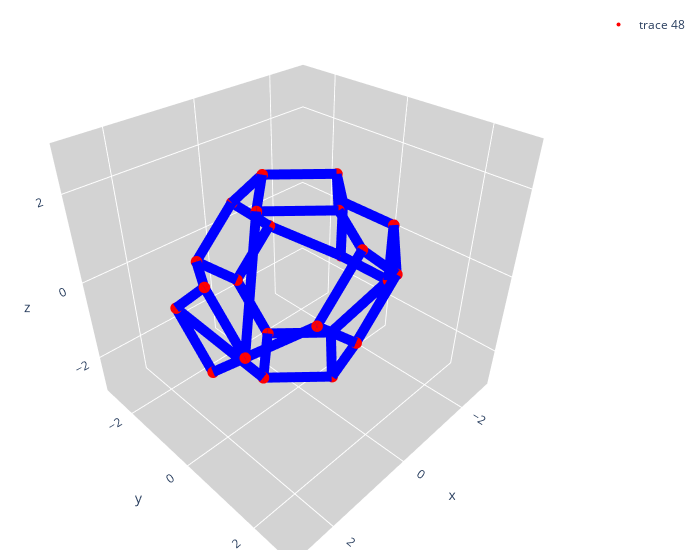

This figure's notebook cell:
### Code cell
kc_m = KelvinCell(vertices, hex_faces)

deformation_matrix = np.array([
    [0, 1, 0, 90],  # Rotate +x by 90 degrees
    [1, 1, 0.2, 0],  # Extend +x by 0.2 units
    [0, -1, 0, 45],  # Rotate -x by 45 degrees
    [2, 2, 1, 30]  # Shift +y by 1 unit along 30 degrees
])

kc_m.deform.matrix(deformation_matrix)

kc_m.vertices = kc_m.deform.vertices

kc_m.visualize()

# this matrix, imposed a very important idea, that if we want the connectivity of two KC
# then we must full fill one requrirement, which is
# after connect two KC togther, we shall add their deformation matrix, is the first element of the
# row is zero (means we are looking at the connected rectangular), then the rest of the elements in the row must be zero
# this means the miror KC

### Figure 1 — Plotly figure (JSON) as saved in the notebook; plotly's stock layout.template omitted (floating-point values rounded to 4 significant figures)
{"data": [{"line": {"color": "blue", "width": 20}, "mode": "lines", "showlegend": false, "type": "scatter3d", "x": [1, 2.2], "y": [0, 1], "z": [2, 6.123e-17]}, {"line": {"color": "blue", "width": 20}, "mode": "lines", "showlegend": false, "type": "scatter3d", "x": [2.2, 2.2], "y": [1, 6.123e-17], "z": [6.123e-17, -1]}, {"line": {"color": "blue", "width": 20}, "mode": "lines", "showlegend": false, "type": "scatter3d", "x": [2.2, 1.5], "y": [6.123e-17, 2], "z": [-1, 0.866]}, {"line": {"color": "blue", "width": 20}, "mode": "lines", "showlegend": false, "type": "scatter3d", "x": [1.5, 0.5], "y": [2, 2], "z": [0.866, 1.866]}, {"line": {"color": "blue", "width": 20}, "mode": "lines", "showlegend": false, "type": "scatter3d", "x": [0.5, 0], "y": [2, 1], "z": [1.866, 2]}, {"line": {"color": "blue", "width": 20}, "mode": "lines", "showlegend": false, "type": "scatter3d", "x": [0, 1], "y": [1, 0], "z": [2, 2]}, {"line": {"color": "blue", "width": 20}, "mode": "lines", "showlegend": false, "type": "scatter3d", "x": [-2, -1], "y": [-0.7071, 0], "z": [0.7071, 2]}, {"line": {"color": "blue", "width": 20}, "mode": "lines", "showlegend": false, "type": "scatter3d", "x": [-1, 0], "y": [0, 1], "z": [2, 2]}, {"line": {"color": "blue", "width": 20}, "mode": "lines", "showlegend": false, "type": "scatter3d", "x": [0, 0.5], "y": [1, 2], "z": [2, 1.866]}, {"line": {"color": "blue", "width": 20}, "mode": "lines", "showlegend": false, "type": "scatter3d", "x": [0.5, -0.5], "y": [2, 2], "z": [1.866, 0.866]}, {"line": {"color": "blue", "width": 20}, "mode": "lines", "showlegend": false, "type": "scatter3d", "x": [-0.5, -2], "y": [2, 0.7071], "z": [0.866, 0.7071]}, {"line": {"color": "blue", "width": 20}, "mode": "lines", "showlegend": false, "type": "scatter3d", "x": [-2, -2], "y": [0.7071, -0.7071], "z": [0.7071, 0.7071]}, {"line": {"color": "blue", "width": 20}, "mode": "lines", "showlegend": false, "type": "scatter3d", "x": [-1, 0], "y": [-2, -2], "z": [0, 1]}, {"line": {"color": "blue", "width": 20}, "mode": "lines", "showlegend": false, "type": "scatter3d", "x": [0, 0], "y": [-2, -1], "z": [1, 2]}, {"line": {"color": "blue", "width": 20}, "mode": "lines", "showlegend": false, "type": "scatter3d", "x": [0, -1], "y": [-1, 0], "z": [2, 2]}, {"line": {"color": "blue", "width": 20}, "mode": "lines", "showlegend": false, "type": "scatter3d", "x": [-1, -2], "y": [0, -0.7071], "z": [2, 0.7071]}, {"line": {"color": "blue", "width": 20}, "mode": "lines", "showlegend": false, "type": "scatter3d", "x": [-2, -2], "y": [-0.7071, -0.7071], "z": [0.7071, -0.7071]}, {"line": {"color": "blue", "width": 20}, "mode": "lines", "showlegend": false, "type": "scatter3d", "x": [-2, -1], "y": [-0.7071, -2], "z": [-0.7071, 0]}, {"line": {"color": "blue", "width": 20}, "mode": "lines", "showlegend": false, "type": "scatter3d", "x": [0, 1], "y": [-2, -2], "z": [1, 0]}, {"line": {"color": "blue", "width": 20}, "mode": "lines", "showlegend": false, "type": "scatter3d", "x": [1, 2.2], "y": [-2, -6.123e-17], "z": [0, 1]}, {"line": {"color": "blue", "width": 20}, "mode": "lines", "showlegend": false, "type": "scatter3d", "x": [2.2, 2.2], "y": [-6.123e-17, 1], "z": [1, 6.123e-17]}, {"line": {"color": "blue", "width": 20}, "mode": "lines", "showlegend": false, "type": "scatter3d", "x": [2.2, 1], "y": [1, 0], "z": [6.123e-17, 2]}, {"line": {"color": "blue", "width": 20}, "mode": "lines", "showlegend": false, "type": "scatter3d", "x": [1, 0], "y": [0, -1], "z": [2, 2]}, {"line": {"color": "blue", "width": 20}, "mode": "lines", "showlegend": false, "type": "scatter3d", "x": [0, 0], "y": [-1, -2], "z": [2, 1]}, {"line": {"color": "blue", "width": 20}, "mode": "lines", "showlegend": false, "type": "scatter3d", "x": [1, 2.2], "y": [0, -1], "z": [-2, -6.123e-17]}, {"line": {"color": "blue", "width": 20}, "mode": "lines", "showlegend": false, "type": "scatter3d", "x": [2.2, 2.2], "y": [-1, 6.123e-17], "z": [-6.123e-17, -1]}, {"line": {"color": "blue", "width": 20}, "mode": "lines", "showlegend": false, "type": "scatter3d", "x": [2.2, 1.5], "y": [6.123e-17, 2], "z": [-1, 0.866]}, {"line": {"color": "blue", "width": 20}, "mode": "lines", "showlegend": false, "type": "scatter3d", "x": [1.5, 0.5], "y": [2, 2], "z": [0.866, -0.134]}, {"line": {"color": "blue", "width": 20}, "mode": "lines", "showlegend": false, "type": "scatter3d", "x": [0.5, 0], "y": [2, 1], "z": [-0.134, -2]}, {"line": {"color": "blue", "width": 20}, "mode": "lines", "showlegend": false, "type": "scatter3d", "x": [0, 1], "y": [1, 0], "z": [-2, -2]}, {"line": {"color": "blue", "width": 20}, "mode": "lines", "showlegend": false, "type": "scatter3d", "x": [-2, -1], "y": [0.7071, 0], "z": [-0.7071, -2]}, {"line": {"color": "blue", "width": 20}, "mode": "lines", "showlegend": false, "type": "scatter3d", "x": [-1, 0], "y": [0, 1], "z": [-2, -2]}, {"line": {"color": "blue", "width": 20}, "mode": "lines", "showlegend": false, "type": "scatter3d", "x": [0, 0.5], "y": [1, 2], "z": [-2, -0.134]}, {"line": {"color": "blue", "width": 20}, "mode": "lines", "showlegend": false, "type": "scatter3d", "x": [0.5, -0.5], "y": [2, 2], "z": [-0.134, 0.866]}, {"line": {"color": "blue", "width": 20}, "mode": "lines", "showlegend": false, "type": "scatter3d", "x": [-0.5, -2], "y": [2, 0.7071], "z": [0.866, 0.7071]}, {"line": {"color": "blue", "width": 20}, "mode": "lines", "showlegend": false, "type": "scatter3d", "x": [-2, -2], "y": [0.7071, 0.7071], "z": [0.7071, -0.7071]}, {"line": {"color": "blue", "width": 20}, "mode": "lines", "showlegend": false, "type": "scatter3d", "x": [-1, 0], "y": [-2, -2], "z": [0, -1]}, {"line": {"color": "blue", "width": 20}, "mode": "lines", "showlegend": false, "type": "scatter3d", "x": [0, 0], "y": [-2, -1], "z": [-1, -2]}, {"line": {"color": "blue", "width": 20}, "mode": "lines", "showlegend": false, "type": "scatter3d", "x": [0, -1], "y": [-1, 0], "z": [-2, -2]}, {"line": {"color": "blue", "width": 20}, "mode": "lines", "showlegend": false, "type": "scatter3d", "x": [-1, -2], "y": [0, 0.7071], "z": [-2, -0.7071]}, {"line": {"color": "blue", "width": 20}, "mode": "lines", "showlegend": false, "type": "scatter3d", "x": [-2, -2], "y": [0.7071, -0.7071], "z": [-0.7071, -0.7071]}, {"line": {"color": "blue", "width": 20}, "mode": "lines", "showlegend": false, "type": "scatter3d", "x": [-2, -1], "y": [-0.7071, -2], "z": [-0.7071, 0]}, {"line": {"color": "blue", "width": 20}, "mode": "lines", "showlegend": false, "type": "scatter3d", "x": [0, 1], "y": [-2, -2], "z": [-1, 0]}, {"line": {"color": "blue", "width": 20}, "mode": "lines", "showlegend": false, "type": "scatter3d", "x": [1, 2.2], "y": [-2, -6.123e-17], "z": [0, 1]}, {"line": {"color": "blue", "width": 20}, "mode": "lines", "showlegend": false, "type": "scatter3d", "x": [2.2, 2.2], "y": [-6.123e-17, -1], "z": [1, -6.123e-17]}, {"line": {"color": "blue", "width": 20}, "mode": "lines", "showlegend": false, "type": "scatter3d", "x": [2.2, 1], "y": [-1, 0], "z": [-6.123e-17, -2]}, {"line": {"color": "blue", "width": 20}, "mode": "lines", "showlegend": false, "type": "scatter3d", "x": [1, 0], "y": [0, -1], "z": [-2, -2]}, {"line": {"color": "blue", "width": 20}, "mode": "lines", "showlegend": false, "type": "scatter3d", "x": [0, 0], "y": [-1, -2], "z": [-2, -1]}, {"marker": {"color": "red", "size": 4}, "mode": "markers", "type": "scatter3d", "x": [1, 0, -1, 0, 2.2, 2.2, 2.2, 2.2, 0.5, 1.5, 0.5, -0.5, 1, 0, -1, 0, -2, -2, -2, -2, 0, 1, 0, -1], "y": [0, 1, 0, -1, 6.123e-17, 1, -6.123e-17, -1, 2, 2, 2, 2, 0, 1, 0, -1, 0.7071, -0.7071, -0.7071, 0.7071, -2, -2, -2, -2], "z": [2, 2, 2, 2, -1, 6.123e-17, 1, -6.123e-17, 1.866, 0.866, -0.134, 0.866, -2, -2, -2, -2, 0.7071, 0.7071, -0.7071, -0.7071, 1, 0, -1, 0]}], "layout": {"margin": {"b": 10, "l": 10, "r": 20, "t": 10}, "scene": {"xaxis": {"backgroundcolor": "lightgrey", "nticks": 4, "range": [-3, 3], "showbackground": true}, "yaxis": {"backgroundcolor": "lightgrey", "nticks": 4, "range": [-3, 3], "showbackground": true}, "zaxis": {"backgroundcolor": "lightgrey", "nticks": 4, "range": [-3, 3], "showbackground": true}}, "width": 700}}
